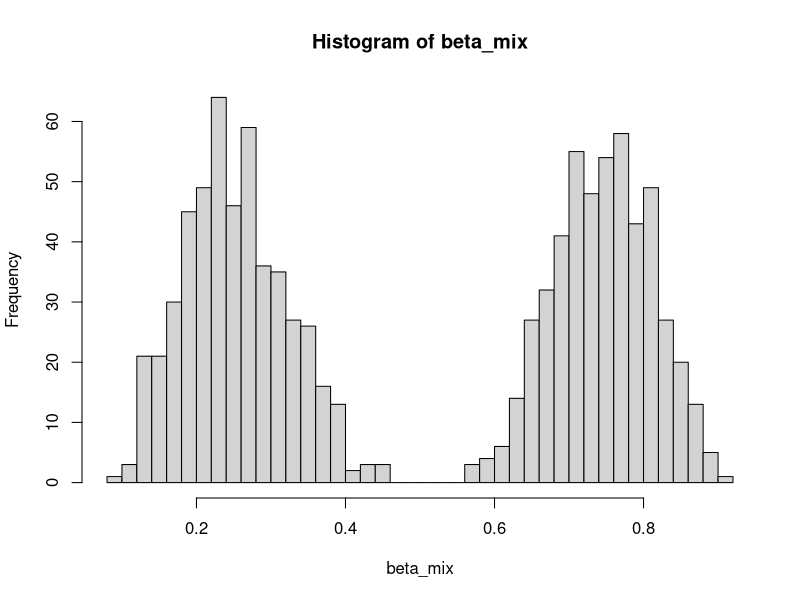
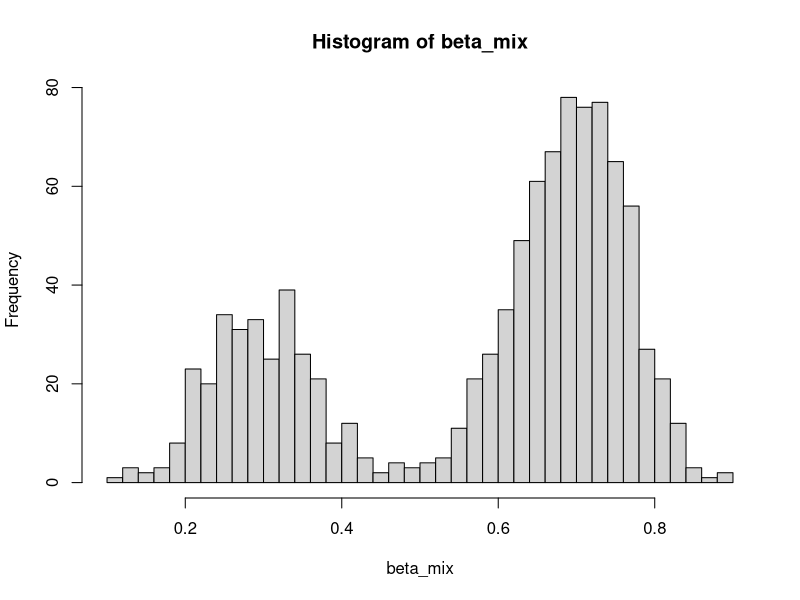
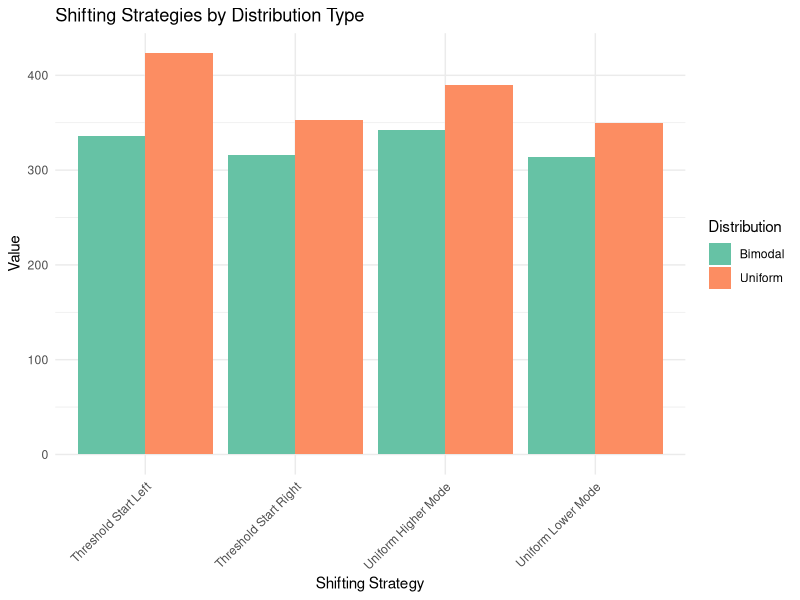
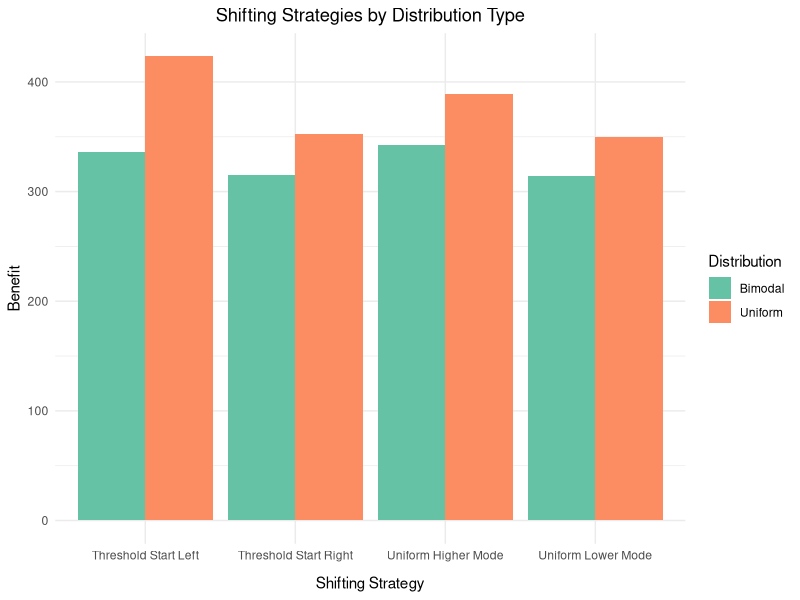
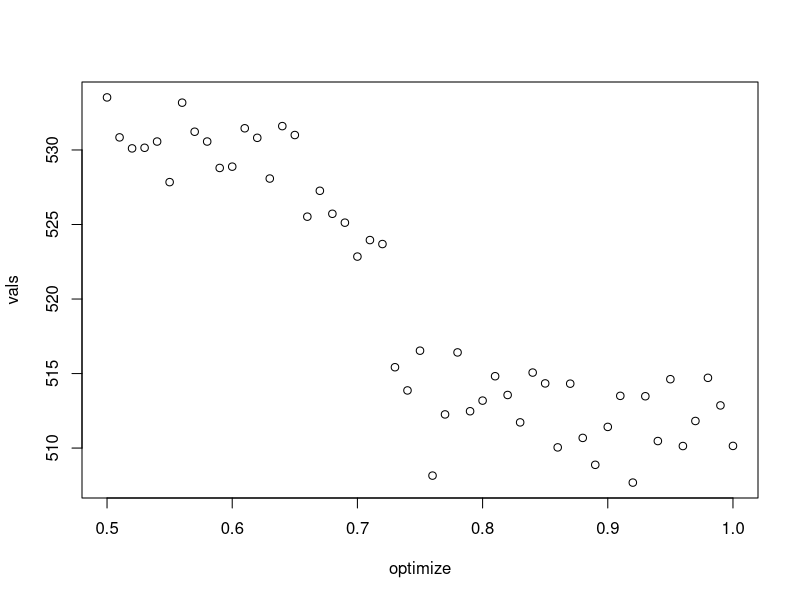
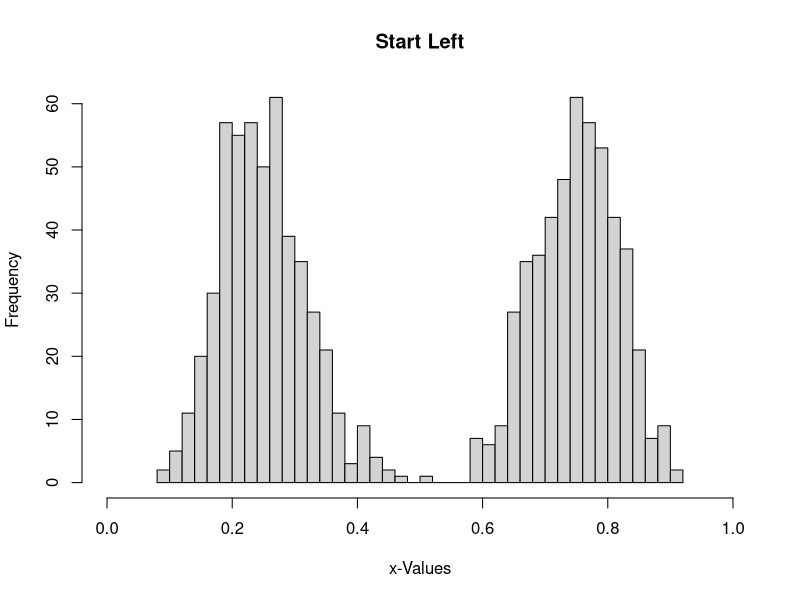
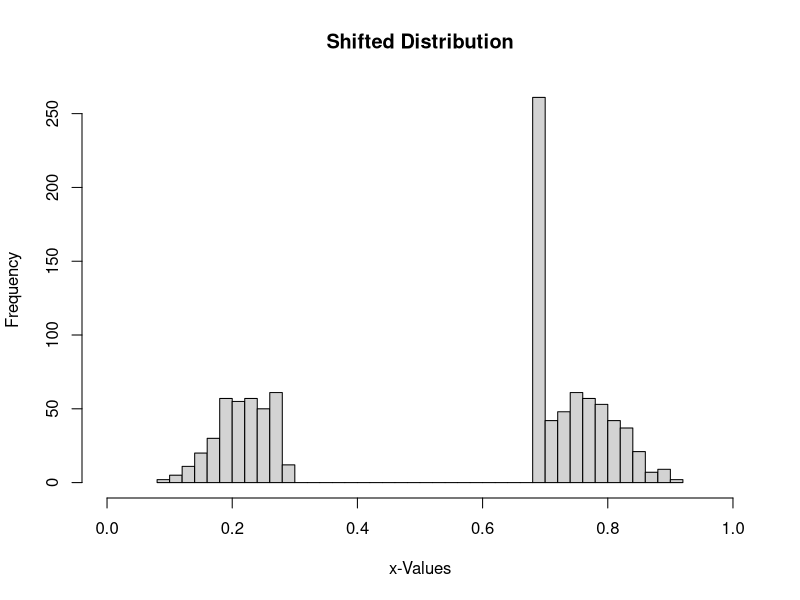
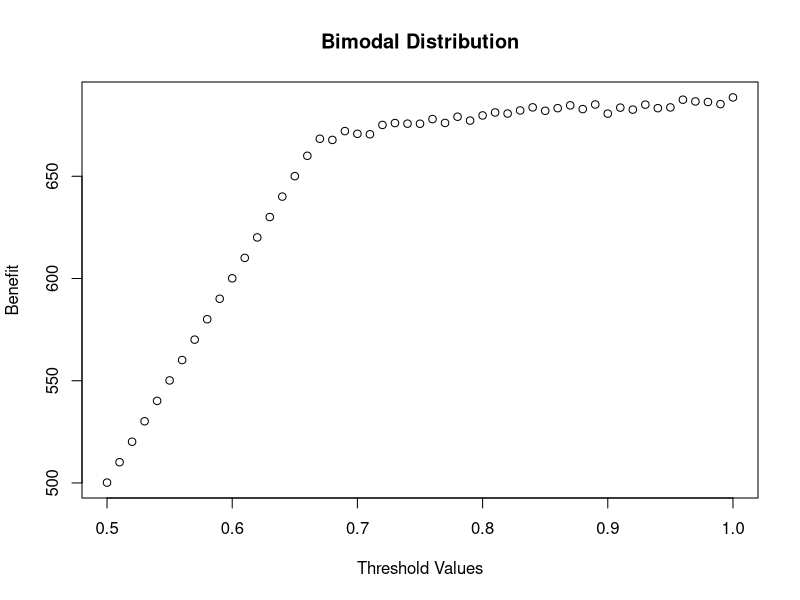

Reproduce these figures in R, in order.
## ---- chunk 1
knitr::opts_chunk$set(echo = TRUE)
## ---- chunk 2

# generate the uniform probabilities
p_unif <- sort(runif(1000, min = 0, max = 1))

# budget is allowed budget, method is the type of shifting
# allowed method types: 
  # shifting as many people to 1 as much as the budget allows
  # shifting everyone an equal amount
  # shifting a section of people in the middle to a certain threshold...?
shift_probs <- function(probs, budget, method) {
  
  if (method == "max") {
    
    i = length(probs);
    while (budget >= (1 - probs[i])^2) {
      budget = budget - (1 - probs[i])^2
      probs[i] = 1
      i = i - 1
    }
    
  } else if (method == "uniform") {
    n <- length(probs)
    add_prob <- sqrt(budget / n)
    
    probs = pmin(probs + add_prob, 1)
  }
  
  return(probs)
}

## ---- chunk 3

beta_mix <- c(rbeta(500, 10, 30), 1 - rbeta(500, 10, 30))
hist(beta_mix, breaks = 50)

beta_mix <- c(rbeta(300, 13, 30), 1 - rbeta(700, 13, 30))
hist(beta_mix, breaks = 50)

## ---- chunk 4

shift_probs_max <- function(probs, budget, method) {
  
  probs <- sort(probs)
  
  i = length(probs)
  while (budget > ((probs[i])(1 - probs[i]))^2) {
    budget = budget - ((probs[i])(1 - probs[i]))^2
    probs[i] = 1
    i = i - 1
  }
  
  return(probs)
}

shift_probs_mid <- function(probs, budget, threshold) {
  
  probs <- sort(probs)
  
  i = floor(length(probs) / 2)
  while (budget > ((probs[i])(1 - probs[i]))^2) {
    budget = budget - ((probs[i])(1 - probs[i]))^2
    probs[i] = 1
    i = i - 1
  }
  
  return(probs)
}


## ---- chunk 5

shift_probs_thresh <- function(probs, budget, threshold) {
  
  probs <- sort(probs)
  
  i = length(probs)
  
  for (j in 1:length(probs)) {
    if (probs[j] > threshold) {
      i = j - 1
      break
    }
  }
  
  while (budget > ((probs[i]) * (threshold - probs[i]))) {
    budget <- budget - ((probs[i]) * (threshold - probs[i]))
    probs[i] = threshold
    i = i - 1
    if (i == 0) {
      break
    }
  }
  
  return(probs)
}


shift_probs_thresh_left <- function(probs, budget, threshold) {
  
  probs <- sort(probs)
  
  i = 1
  while (budget > ((probs[i]) * (threshold - probs[i]))) {
    budget <- budget - ((probs[i]) * (threshold - probs[i]))
    probs[i] = threshold
    i = i + 1
    if (i == length(probs)) {
      break
    }
  }
  
  return(probs)
}


shift_probs_unif <- function(probs, budget, threshold) {
  
  probs <- sort(probs)
  n <- length(probs)
  
  total <- sum(probs[threshold:n])
  shift <- budget / total
  
  add <- c(rep(0, threshold - 1), rep(shift, n - threshold + 1))
  
  probs = pmin(probs + add, 1)
  
}

shift_probs_unif_left <- function(probs, budget, threshold) {
  
  probs <- sort(probs)
  n <- length(probs)
  
  total <- sum(probs[1:threshold - 1])
  shift <- budget / total
  
  add <- c(rep(0, threshold - 1), rep(shift, n - threshold + 1))
  
  probs = pmin(probs + add, 1)
  
}

## ---- chunk 6

beta_mix <- c(rbeta(500, 13, 30), 1 - rbeta(500, 13, 30))
unif_dist <- runif(1000, min = 0, max = 1)

# print(sum(shift_probs_thresh_left(beta_mix, 10, 0.7)^2))
# print(sum(shift_probs_thresh(beta_mix, 10, 0.7)^2))
# print(sum(shift_probs_unif(beta_mix, 10, 500)^2))
# print(sum(shift_probs_unif_left(beta_mix, 10, 500)^2))
# 
# print(sum(shift_probs_thresh_left(unif_dist, 10, 0.7)^2))
# print(sum(shift_probs_thresh(unif_dist, 10, 0.7)^2))
# print(sum(shift_probs_unif(unif_dist, 10, 500)^2))
# print(sum(shift_probs_unif_left(unif_dist, 10, 500)^2))

library(ggplot2)

# Data preparation
data <- data.frame(
  Strategy = rep(c("Threshold Start Left", "Threshold Start Right", "Uniform Lower Mode", "Uniform Higher Mode"), 2),
  Value = c(336.2085, 315.5381, 314.0046, 342.106, 
            423.2671, 352.3738, 350.0487, 389.3801),
  Distribution = rep(c("Bimodal", "Uniform"), each = 4)
)

# Plotting
ggplot(data, aes(x = Strategy, y = Value, fill = Distribution)) +
  geom_bar(stat = "identity", position = "dodge") +
  labs(title = "Shifting Strategies by Distribution Type",
       x = "Shifting Strategy",
       y = "Value") +
  scale_fill_brewer(palette = "Set2") +
  theme_minimal() +
  theme(axis.text.x = element_text(angle = 45, hjust = 1))

ggplot(data, aes(x = Strategy, y = Value, fill = Distribution)) +
  geom_bar(stat = "identity", position = "dodge") +
  labs(title = "Shifting Strategies by Distribution Type",
       x = "Shifting Strategy",
       y = "Benefit") +
  scale_fill_brewer(palette = "Set2") +
  theme_minimal() +
  theme(
    axis.text.x = element_text(angle = 0, hjust = 0.5), # Horizontal x-axis labels
    axis.title.x = element_text(margin = margin(t = 10)), # Add space between x-axis title and labels
    plot.title = element_text(hjust = 0.5) # Center the title
  )

## ---- chunk 7

optimize <- seq(0.5, 1, 0.01)
vals <- rep(0, length(optimize))

for (i in 1:length(optimize)) {
  data <- c(rbeta(500, 10, 30), 1 - rbeta(500, 10, 30))
  
  probs_i <- shift_probs_thresh(data, 10, optimize[i])
  vals[i] <- sum(probs_i)
}

plot(cbind(optimize, vals))

data <- c(rbeta(500, 10, 30), 1 - rbeta(500, 10, 30))
new_probs <- shift_probs_thresh(data, 20, 0.7)

hist(data, xlim = c(0, 1), breaks = 50, xlab = "x-Values", main = "Start Left")
hist(new_probs, xlim = c(0, 1), breaks = 50, xlab = 'x-Values', main = "Shifted Distribution")

## ---- chunk 8

optimize <- seq(0.5, 1, 0.01)
vals <- rep(0, length(optimize))

for (i in 1:length(optimize)) {
  data <- c(rbeta(500, 30, 30), 1 - rbeta(500, 30, 30))
  
  probs_i <- shift_probs_thresh_left(data, 80, optimize[i])
  vals[i] <- sum(probs_i)
}

plot(cbind(optimize, vals), xlab = "Threshold Values", ylab = "Benefit", main = "Bimodal Distribution")

## ---- chunk 9

optimize <- seq(0.5, 1, 0.01)
vals <- rep(0, length(optimize))

for (i in 1:length(optimize)) {
  data <- c(runif(1000, min = 0, max = 1))
  
  probs_i <- shift_probs_thresh(data, 50, optimize[i])
  vals[i] <- sum(probs_i)
}

#hist(data, breaks = 20, xlab = "Initial x-Values")
plot(cbind(optimize, vals), xlab = "Threshold Values", ylab = "Benefit", main = "Uniform Distribution")

## ---- chunk 10

shift_probs_thresh_1 <- function(probs, budget, threshold) {
  
  probs <- sort(probs)
  
  i = length(probs)
  
  for (j in 1:length(probs)) {
    if (probs[j] > threshold) {
      i = j - 1
      break
    }
  }
  
  while (budget > ((probs[i]) * (threshold - probs[i]))^2) {
    budget <- budget - ((probs[i]) * (threshold - probs[i]))^2
    probs[i] = threshold
    i = i - 1
    if (i == 0) {
      break
    }
  }
  
  return(probs^2)
}


optimize <- seq(0.5, 1, 0.01)
vals <- rep(0, length(optimize))

for (i in 1:length(optimize)) {
  data <- runif(1000, min = 0, max = 1)
  
  probs_i <- shift_probs_thresh_left(data, 8, optimize[i])
  vals[i] <- sum(probs_i)
}

plot(cbind(optimize, vals))

